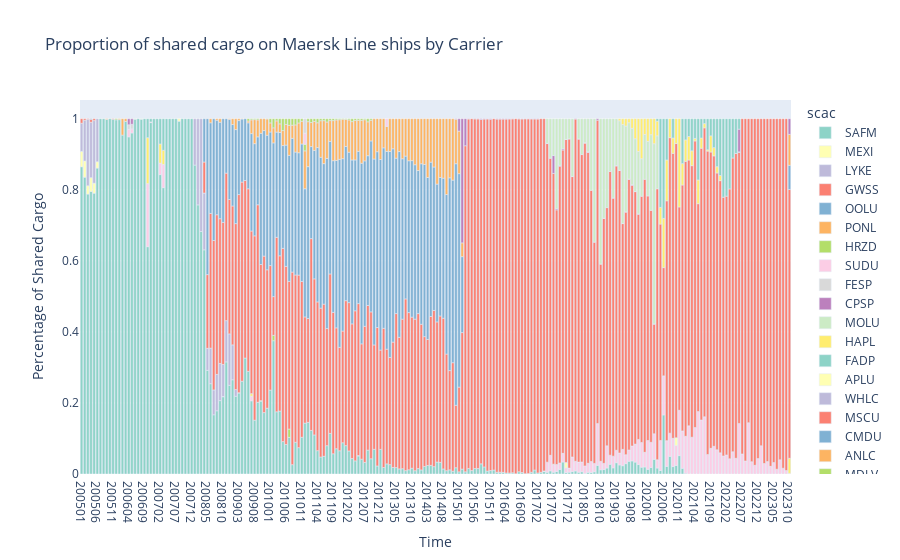

Here is the notebook cell this chart was saved with:
### Code cell
sharing_by_carrier(exports_lf, 'MLSL', 'Maersk Line')

### Figure 1 — Plotly figure (JSON) as saved in the notebook; plotly's stock layout.template omitted (floating-point values rounded to 4 significant figures; data arrays with more than 128 entries replaced by an {"elided": "..."} marker saying what was removed)
{"data": [{"alignmentgroup": "True", "hovertemplate": "scac=SAFM<br>Time=%{x}<br>Percentage of Shared Cargo=%{y}<extra></extra>", "legendgroup": "SAFM", "marker": {"color": "rgb(141,211,199)", "pattern": {"shape": ""}}, "name": "SAFM", "offsetgroup": "SAFM", "orientation": "v", "showlegend": true, "textposition": "auto", "type": "bar", "x": {"elided": "193 str values"}, "xaxis": "x", "y": {"elided": "193 float values"}, "yaxis": "y"}, {"alignmentgroup": "True", "hovertemplate": "scac=MEXI<br>Time=%{x}<br>Percentage of Shared Cargo=%{y}<extra></extra>", "legendgroup": "MEXI", "marker": {"color": "rgb(255,255,179)", "pattern": {"shape": ""}}, "name": "MEXI", "offsetgroup": "MEXI", "orientation": "v", "showlegend": true, "textposition": "auto", "type": "bar", "x": ["200501", "200502", "200503", "200504", "200505", "200506"], "xaxis": "x", "y": [0.04337, 0.04545, 0.02357, 0.03892, 0.02817, 0.01794], "yaxis": "y"}, {"alignmentgroup": "True", "hovertemplate": "scac=LYKE<br>Time=%{x}<br>Percentage of Shared Cargo=%{y}<extra></extra>", "legendgroup": "LYKE", "marker": {"color": "rgb(190,186,218)", "pattern": {"shape": ""}}, "name": "LYKE", "offsetgroup": "LYKE", "orientation": "v", "showlegend": true, "textposition": "auto", "type": "bar", "x": ["200501", "200502", "200503", "200504", "200505", "200506"], "xaxis": "x", "y": [0.07908, 0.1147, 0.1869, 0.1557, 0.1761, 0.1211], "yaxis": "y"}, {"alignmentgroup": "True", "hovertemplate": "scac=GWSS<br>Time=%{x}<br>Percentage of Shared Cargo=%{y}<extra></extra>", "legendgroup": "GWSS", "marker": {"color": "rgb(251,128,114)", "pattern": {"shape": ""}}, "name": "GWSS", "offsetgroup": "GWSS", "orientation": "v", "showlegend": true, "textposition": "auto", "type": "bar", "x": ["200501", "200502", "200503", "200504", "200505", "200511"], "xaxis": "x", "y": [0.01276, 0.004329, 0.001684, 0.00846, 0.005282, 0.00152], "yaxis": "y"}, {"alignmentgroup": "True", "hovertemplate": "scac=OOLU<br>Time=%{x}<br>Percentage of Shared Cargo=%{y}<extra></extra>", "legendgroup": "OOLU", "marker": {"color": "rgb(128,177,211)", "pattern": {"shape": ""}}, "name": "OOLU", "offsetgroup": "OOLU", "orientation": "v", "showlegend": true, "textposition": "auto", "type": "bar", "x": ["200504"], "xaxis": "x", "y": [0.001692], "yaxis": "y"}, {"alignmentgroup": "True", "hovertemplate": "scac=PONL<br>Time=%{x}<br>Percentage of Shared Cargo=%{y}<extra></extra>", "legendgroup": "PONL", "marker": {"color": "rgb(253,180,98)", "pattern": {"shape": ""}}, "name": "PONL", "offsetgroup": "PONL", "orientation": "v", "showlegend": true, "textposition": "auto", "type": "bar", "x": ["200509", "200601", "200602", "200603"], "xaxis": "x", "y": [0.002053, 0.002611, 0.04613, 0.007718], "yaxis": "y"}, {"alignmentgroup": "True", "hovertemplate": "scac=HRZD<br>Time=%{x}<br>Percentage of Shared Cargo=%{y}<extra></extra>", "legendgroup": "HRZD", "marker": {"color": "rgb(179,222,105)", "pattern": {"shape": ""}}, "name": "HRZD", "offsetgroup": "HRZD", "orientation": "v", "showlegend": true, "textposition": "auto", "type": "bar", "x": ["200512", "200910", "201002", "201007"], "xaxis": "x", "y": [0.003077, 0.00167, 0.01513, 0.02344], "yaxis": "y"}, {"alignmentgroup": "True", "hovertemplate": "scac=SUDU<br>Time=%{x}<br>Percentage of Shared Cargo=%{y}<extra></extra>", "legendgroup": "SUDU", "marker": {"color": "rgb(252,205,229)", "pattern": {"shape": ""}}, "name": "SUDU", "offsetgroup": "SUDU", "orientation": "v", "showlegend": true, "textposition": "auto", "type": "bar", "x": ["200604", "200605", "200610", "200611", "200702", "200703", "200810", "200907", "201205", "201704", "201705", "201706", "201707", "201708", "201709", "201710", "201711", "201712", "201801", "201802", "201803", "201804", "201805", "201806", "201807", "201808", "201809", "201810", "201811", "201812", "201901", "201902", "201903", "201904", "201905", "201906", "201907", "201908", "201909", "201910", "201911", "201912", "202001", "202002", "202003", "202004", "202005", "202006", "202007", "202008", "202009", "202010", "202011", "202012", "202101", "202102", "202103", "202104", "202105", "202106", "202107", "202108", "202109", "202110", "202111", "202112", "202201", "202202", "202203", "202204", "202205", "202206", "202207", "202208", "202209", "202210", "202211", "202212", "202301", "202302", "202303", "202304", "202305", "202306", "202307", "202308", "202309", "202310"], "xaxis": "x", "y": [0.02131, 0.01149, 0.1776, 0.001821, 0.03233, 0.06534, 0.0007153, 0.01311, 0.001181, 0.001612, 0.02836, 0.0438, 0.02151, 0.01978, 0.01818, 0.02442, 0.01286, 0.01153, 0.04133, 0.02726, 0.02852, 0.02759, 0.02141, 0.02535, 0.03074, 0.02365, 0.1175, 0.02379, 0.01733, 0.06267, 0.02557, 0.03299, 0.03505, 0.03377, 0.0461, 0.02516, 0.03196, 0.04194, 0.0507, 0.07061, 0.0696, 0.04142, 0.08122, 0.07089, 0.07194, 0.02337, 0.08449, 0.1101, 0.07241, 0.06524, 0.07967, 0.0561, 0.1276, 0.1052, 0.1043, 0.1357, 0.1036, 0.1308, 0.1758, 0.1521, 0.1612, 0.05476, 0.07225, 0.07803, 0.06826, 0.05951, 0.05088, 0.05379, 0.0429, 0.06278, 0.04425, 0.1422, 0.05648, 0.0368, 0.1445, 0.03479, 0.02456, 0.04338, 0.07952, 0.02955, 0.03493, 0.02156, 0.03231, 0.01348, 0.03999, 0.01631, 0.009754, 0.001894], "yaxis": "y"}, {"alignmentgroup": "True", "hovertemplate": "scac=FESP<br>Time=%{x}<br>Percentage of Shared Cargo=%{y}<extra></extra>", "legendgroup": "FESP", "marker": {"color": "rgb(217,217,217)", "pattern": {"shape": ""}}, "name": "FESP", "offsetgroup": "FESP", "orientation": "v", "showlegend": true, "textposition": "auto", "type": "bar", "x": ["200604", "200605"], "xaxis": "x", "y": [0.01278, 0.01293], "yaxis": "y"}, {"alignmentgroup": "True", "hovertemplate": "scac=CPSP<br>Time=%{x}<br>Percentage of Shared Cargo=%{y}<extra></extra>", "legendgroup": "CPSP", "marker": {"color": "rgb(188,128,189)", "pattern": {"shape": ""}}, "name": "CPSP", "offsetgroup": "CPSP", "orientation": "v", "showlegend": true, "textposition": "auto", "type": "bar", "x": ["200604", "200605"], "xaxis": "x", "y": [0.01705, 0.0158], "yaxis": "y"}, {"alignmentgroup": "True", "hovertemplate": "scac=MOLU<br>Time=%{x}<br>Percentage of Shared Cargo=%{y}<extra></extra>", "legendgroup": "MOLU", "marker": {"color": "rgb(204,235,197)", "pattern": {"shape": ""}}, "name": "MOLU", "offsetgroup": "MOLU", "orientation": "v", "showlegend": true, "textposition": "auto", "type": "bar", "x": ["200606", "200608"], "xaxis": "x", "y": [0.001577, 0.001479], "yaxis": "y"}, {"alignmentgroup": "True", "hovertemplate": "scac=HAPL<br>Time=%{x}<br>Percentage of Shared Cargo=%{y}<extra></extra>", "legendgroup": "HAPL", "marker": {"color": "rgb(255,237,111)", "pattern": {"shape": ""}}, "name": "HAPL", "offsetgroup": "HAPL", "orientation": "v", "showlegend": true, "textposition": "auto", "type": "bar", "x": ["200610", "200702", "200703", "200907", "202310"], "xaxis": "x", "y": [0.1292, 0.05388, 0.03993, 0.007213, 0.04238], "yaxis": "y"}, {"alignmentgroup": "True", "hovertemplate": "scac=FADP<br>Time=%{x}<br>Percentage of Shared Cargo=%{y}<extra></extra>", "legendgroup": "FADP", "marker": {"color": "rgb(141,211,199)", "pattern": {"shape": ""}}, "name": "FADP", "offsetgroup": "FADP", "orientation": "v", "showlegend": true, "textposition": "auto", "type": "bar", "x": ["200610", "200611", "200702", "200703"], "xaxis": "x", "y": [0.05348, 0.009107, 0.07112, 0.08893], "yaxis": "y"}, {"alignmentgroup": "True", "hovertemplate": "scac=APLU<br>Time=%{x}<br>Percentage of Shared Cargo=%{y}<extra></extra>", "legendgroup": "APLU", "marker": {"color": "rgb(255,255,179)", "pattern": {"shape": ""}}, "name": "APLU", "offsetgroup": "APLU", "orientation": "v", "showlegend": true, "textposition": "auto", "type": "bar", "x": ["200708", "201707", "201711", "202010"], "xaxis": "x", "y": [0.006944, 0.001132, 0.01526, 0.02178], "yaxis": "y"}, {"alignmentgroup": "True", "hovertemplate": "scac=WHLC<br>Time=%{x}<br>Percentage of Shared Cargo=%{y}<extra></extra>", "legendgroup": "WHLC", "marker": {"color": "rgb(190,186,218)", "pattern": {"shape": ""}}, "name": "WHLC", "offsetgroup": "WHLC", "orientation": "v", "showlegend": true, "textposition": "auto", "type": "bar", "x": ["200801", "200802", "200803", "200804", "200805", "200806", "200807", "200808", "200809", "200810", "200811", "200812", "200901", "200902", "200903"], "xaxis": "x", "y": [0.1306, 0.2425, 0.3175, 0.1598, 0.06198, 0.1001, 0.06997, 0.1024, 0.1045, 0.09013, 0.1162, 0.1448, 0.09825, 0.01882, 0.0006631], "yaxis": "y"}, {"alignmentgroup": "True", "hovertemplate": "scac=MSCU<br>Time=%{x}<br>Percentage of Shared Cargo=%{y}<extra></extra>", "legendgroup": "MSCU", "marker": {"color": "rgb(251,128,114)", "pattern": {"shape": ""}}, "name": "MSCU", "offsetgroup": "MSCU", "orientation": "v", "showlegend": true, "textposition": "auto", "type": "bar", "x": {"elided": "187 str values"}, "xaxis": "x", "y": {"elided": "187 float values"}, "yaxis": "y"}, {"alignmentgroup": "True", "hovertemplate": "scac=CMDU<br>Time=%{x}<br>Percentage of Shared Cargo=%{y}<extra></extra>", "legendgroup": "CMDU", "marker": {"color": "rgb(128,177,211)", "pattern": {"shape": ""}}, "name": "CMDU", "offsetgroup": "CMDU", "orientation": "v", "showlegend": true, "textposition": "auto", "type": "bar", "x": ["200804", "200805", "200806", "200807", "200808", "200809", "200810", "200811", "200812", "200901", "200902", "200903", "200904", "200905", "200906", "200907", "200908", "200909", "200910", "200911", "200912", "201001", "201002", "201003", "201004", "201005", "201006", "201007", "201008", "201009", "201010", "201011", "201012", "201101", "201102", "201103", "201104", "201105", "201106", "201107", "201108", "201109", "201110", "201111", "201112", "201201", "201202", "201203", "201204", "201205", "201206", "201207", "201208", "201209", "201210", "201211", "201212", "201301", "201302", "201303", "201304", "201305", "201306", "201307", "201308", "201309", "201310", "201311", "201312", "201401", "201402", "201403", "201404", "201405", "201406", "201407", "201408", "201409", "201410", "201411", "201412", "201501", "201502", "201805", "201806", "202206", "202310"], "xaxis": "x", "y": [0.1219, 0.4388, 0.2551, 0.3428, 0.2659, 0.2716, 0.2918, 0.1531, 0.2257, 0.2293, 0.2647, 0.2082, 0.1776, 0.174, 0.1857, 0.2741, 0.2594, 0.1911, 0.3692, 0.3533, 0.3788, 0.376, 0.4327, 0.2962, 0.3471, 0.2892, 0.3414, 0.3547, 0.3764, 0.346, 0.3443, 0.3869, 0.3608, 0.4274, 0.2591, 0.3615, 0.4343, 0.4246, 0.3954, 0.4788, 0.3732, 0.427, 0.4712, 0.5294, 0.4851, 0.434, 0.4233, 0.4614, 0.4246, 0.4287, 0.5084, 0.4656, 0.4215, 0.4812, 0.5233, 0.495, 0.5363, 0.5079, 0.5568, 0.5799, 0.5441, 0.4374, 0.5229, 0.4514, 0.4019, 0.4274, 0.4405, 0.4346, 0.4027, 0.4518, 0.4846, 0.4559, 0.4344, 0.4037, 0.3879, 0.3898, 0.3942, 0.449, 0.5426, 0.5138, 0.68, 0.6008, 0.2137, 0.000546, 0.0008413, 0.001226, 0.06802], "yaxis": "y"}, {"alignmentgroup": "True", "hovertemplate": "scac=ANLC<br>Time=%{x}<br>Percentage of Shared Cargo=%{y}<extra></extra>", "legendgroup": "ANLC", "marker": {"color": "rgb(253,180,98)", "pattern": {"shape": ""}}, "name": "ANLC", "offsetgroup": "ANLC", "orientation": "v", "showlegend": true, "textposition": "auto", "type": "bar", "x": ["200806", "200808", "200809", "200812", "200901", "200902", "200903", "200904", "200906", "200907", "200908", "200909", "200910", "200911", "200912", "201001", "201002", "201003", "201004", "201005", "201006", "201007", "201008", "201009", "201010", "201011", "201012", "201101", "201102", "201103", "201104", "201105", "201106", "201107", "201108", "201109", "201110", "201111", "201112", "201201", "201202", "201203", "201204", "201205", "201206", "201207", "201208", "201209", "201210", "201211", "201212", "201301", "201302", "201303", "201304", "201305", "201306", "201307", "201308", "201309", "201310", "201311", "201312", "201401", "201402", "201403", "201404", "201405", "201406", "201407", "201408", "201409", "201410", "201411", "201412", "201501", "201502", "202310"], "xaxis": "x", "y": [0.01151, 0.00437, 0.009877, 0.001704, 0.01638, 0.03059, 0.005305, 0.0007524, 0.005058, 0.03869, 0.06773, 0.04778, 0.0412, 0.03339, 0.04586, 0.02559, 0.04236, 0.03146, 0.02427, 0.04227, 0.05811, 0.08437, 0.03704, 0.07646, 0.08383, 0.06381, 0.1067, 0.1265, 0.06771, 0.08165, 0.06988, 0.1029, 0.1209, 0.1025, 0.05843, 0.1128, 0.114, 0.1114, 0.1111, 0.07639, 0.09091, 0.1079, 0.1112, 0.0874, 0.1207, 0.1158, 0.09535, 0.05818, 0.1134, 0.09287, 0.1149, 0.08201, 0.07027, 0.09215, 0.08467, 0.1111, 0.09247, 0.1128, 0.1052, 0.1184, 0.118, 0.1295, 0.1459, 0.1268, 0.1288, 0.1653, 0.1224, 0.136, 0.184, 0.1654, 0.1673, 0.2135, 0.1663, 0.1729, 0.1253, 0.1197, 0.03876, 0.08712], "yaxis": "y"}, {"alignmentgroup": "True", "hovertemplate": "scac=MDLV<br>Time=%{x}<br>Percentage of Shared Cargo=%{y}<extra></extra>", "legendgroup": "MDLV", "marker": {"color": "rgb(179,222,105)", "pattern": {"shape": ""}}, "name": "MDLV", "offsetgroup": "MDLV", "orientation": "v", "showlegend": true, "textposition": "auto", "type": "bar", "x": ["200906", "200907", "200908", "200909", "200912", "201001", "201002", "201003", "201004", "201005", "201006", "201007", "201008", "201009", "201010", "201011", "201012", "201101", "201102", "201103", "201104", "201105", "201106", "201107", "201108", "201109", "201110", "201111", "201112", "201201", "201202", "201203", "201204", "201205", "201206", "201207", "201208", "201209"], "xaxis": "x", "y": [0.006503, 0.003279, 0.002556, 0.003353, 0.0005956, 0.01181, 0.02572, 0.006156, 0.01456, 0.03337, 0.01614, 0.01875, 0.01818, 0.01741, 0.01198, 0.00727, 0.01829, 0.008435, 0.01079, 0.007621, 0.01145, 0.005714, 0.005552, 0.009322, 0.005312, 0.005371, 0.003479, 0.002877, 0.001418, 0.001736, 0.003474, 0.008187, 0.0048, 0.004331, 0.004702, 0.002864, 0.008814, 0.004374], "yaxis": "y"}, {"alignmentgroup": "True", "hovertemplate": "scac=SILJ<br>Time=%{x}<br>Percentage of Shared Cargo=%{y}<extra></extra>", "legendgroup": "SILJ", "marker": {"color": "rgb(252,205,229)", "pattern": {"shape": ""}}, "name": "SILJ", "offsetgroup": "SILJ", "orientation": "v", "showlegend": true, "textposition": "auto", "type": "bar", "x": ["201012", "201302"], "xaxis": "x", "y": [0.0315, 0.02162], "yaxis": "y"}, {"alignmentgroup": "True", "hovertemplate": "scac=USAI<br>Time=%{x}<br>Percentage of Shared Cargo=%{y}<extra></extra>", "legendgroup": "USAI", "marker": {"color": "rgb(217,217,217)", "pattern": {"shape": ""}}, "name": "USAI", "offsetgroup": "USAI", "orientation": "v", "showlegend": true, "textposition": "auto", "type": "bar", "x": ["201012"], "xaxis": "x", "y": [0.04065], "yaxis": "y"}, {"alignmentgroup": "True", "hovertemplate": "scac=SEAU<br>Time=%{x}<br>Percentage of Shared Cargo=%{y}<extra></extra>", "legendgroup": "SEAU", "marker": {"color": "rgb(188,128,189)", "pattern": {"shape": ""}}, "name": "SEAU", "offsetgroup": "SEAU", "orientation": "v", "showlegend": true, "textposition": "auto", "type": "bar", "x": ["201412", "201501", "201502", "201503", "201504", "201506", "201507", "201508", "201509", "201510", "201511", "201601", "201602", "201603", "201604", "201605", "201606", "201608", "201609", "201610", "201611", "201612", "201701", "201702", "201705", "201706", "201707", "201708", "201709", "201710", "201711", "201712", "201801", "201802", "201803", "201805", "201806", "201808", "201809", "201810", "201811", "201902", "201903", "201904", "201905", "201906", "201907", "201908", "201909", "201910", "202003", "202206", "202310"], "xaxis": "x", "y": [0.001331, 0.03491, 0.3495, 0.07614, 0.0008237, 0.0004249, 0.000479, 0.002282, 0.0009754, 0.0006923, 0.001764, 0.00119, 0.001116, 0.00108, 0.00108, 0.0007069, 0.0003161, 0.000414, 0.0005273, 0.0001309, 0.0002099, 0.0005485, 0.0007548, 0.0009422, 0.0006193, 0.0006637, 0.05018, 0.003344, 0.002254, 0.003419, 0.0001979, 0.0002223, 0.000221, 0.001113, 0.0004691, 0.0004838, 0.0003728, 0.0003225, 0.004053, 0.0005755, 0.0001627, 0.0003748, 0.001384, 0.0007185, 0.0003924, 0.0004264, 0.0007263, 0.001202, 0.0002865, 0.0007082, 0.0004978, 0.06384, 0.04403], "yaxis": "y"}, {"alignmentgroup": "True", "hovertemplate": "scac=HDMU<br>Time=%{x}<br>Percentage of Shared Cargo=%{y}<extra></extra>", "legendgroup": "HDMU", "marker": {"color": "rgb(204,235,197)", "pattern": {"shape": ""}}, "name": "HDMU", "offsetgroup": "HDMU", "orientation": "v", "showlegend": true, "textposition": "auto", "type": "bar", "x": ["201705", "201706", "201707", "201708", "201709", "201710", "201711", "201712", "201801", "201803", "201804", "201805", "201806", "201807", "201808", "201810", "201811", "201812", "201901", "201902", "201903", "201904", "201905", "201906", "201907", "201908", "201909", "201910", "201911", "201912", "202001", "202002", "202003", "202004"], "xaxis": "x", "y": [0.06931, 0.1105, 0.1038, 0.2533, 0.1314, 0.08488, 0.05836, 0.05654, 0.1627, 0.05678, 0.101, 0.06742, 0.09308, 0.2015, 0.347, 0.4086, 0.2801, 0.2502, 0.1485, 0.223, 0.1318, 0.139, 0.2784, 0.2416, 0.1585, 0.1589, 0.1485, 0.1757, 0.1058, 0.1262, 0.1535, 0.213, 0.5072, 0.1491], "yaxis": "y"}, {"alignmentgroup": "True", "hovertemplate": "scac=ZIMU<br>Time=%{x}<br>Percentage of Shared Cargo=%{y}<extra></extra>", "legendgroup": "ZIMU", "marker": {"color": "rgb(255,237,111)", "pattern": {"shape": ""}}, "name": "ZIMU", "offsetgroup": "ZIMU", "orientation": "v", "showlegend": true, "textposition": "auto", "type": "bar", "x": ["201904", "201905", "201906", "201907", "201908", "201909", "201910", "201911", "201912", "202001", "202002", "202003", "202004", "202005", "202006", "202007", "202008", "202009", "202010", "202011", "202012", "202101", "202102", "202103", "202104", "202105", "202106", "202107", "202108", "202109", "202110", "202111", "202112"], "xaxis": "x", "y": [0.005891, 0.01648, 0.02057, 0.01126, 0.02703, 0.05643, 0.09224, 0.1125, 0.04447, 0.06391, 0.04493, 0.07037, 0.0413, 0.04681, 0.1386, 0.1149, 0.05338, 0.04327, 0.06995, 0.2484, 0.06018, 0.06049, 0.06626, 0.04174, 0.007054, 0.06686, 0.02868, 0.01204, 0.00371, 0.04556, 0.02321, 0.0177, 0.01443], "yaxis": "y"}, {"alignmentgroup": "True", "hovertemplate": "scac=SMLM<br>Time=%{x}<br>Percentage of Shared Cargo=%{y}<extra></extra>", "legendgroup": "SMLM", "marker": {"color": "rgb(141,211,199)", "pattern": {"shape": ""}}, "name": "SMLM", "offsetgroup": "SMLM", "orientation": "v", "showlegend": true, "textposition": "auto", "type": "bar", "x": ["202004", "202005", "202006", "202007", "202009", "202012", "202101", "202102", "202103", "202104", "202105", "202106", "202107", "202108", "202109", "202110", "202111", "202112", "202201", "202202", "202203", "202204", "202205", "202206"], "xaxis": "x", "y": [0.006873, 0.2497, 0.2805, 0.1162, 0.05427, 0.1265, 0.05958, 0.05008, 0.09042, 0.05553, 0.1724, 0.05434, 0.01373, 0.0875, 0.04825, 0.08146, 0.135, 0.1599, 0.2208, 0.2179, 0.1977, 0.1106, 0.09776, 0.02945], "yaxis": "y"}], "layout": {"barmode": "relative", "legend": {"title": {"text": "scac"}, "tracegroupgap": 0}, "title": {"text": "Proportion of shared cargo on Maersk Line ships by Carrier"}, "xaxis": {"anchor": "y", "domain": [0, 1], "title": {"text": "Time"}}, "yaxis": {"anchor": "x", "domain": [0, 1], "title": {"text": "Percentage of Shared Cargo"}}}}
